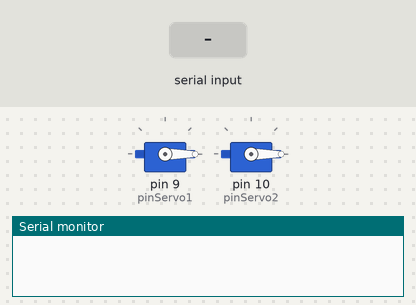
Simulated run of this sketch. Board: Arduino Uno, built with avr-gcc and run on an emulated ATmega328P. Shown: 2 × servo, the last lines printed to the serial monitor. The test bench sets the inputs (shaded band).

Above: at 1.2 s.
1.3 s: "Abierto\n" received over Serial
At 2.3 s:
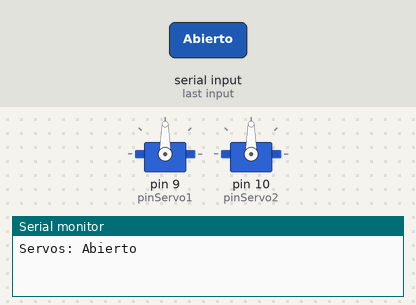
2.8 s: "Cerrado\n" received over Serial
At 3.5 s:
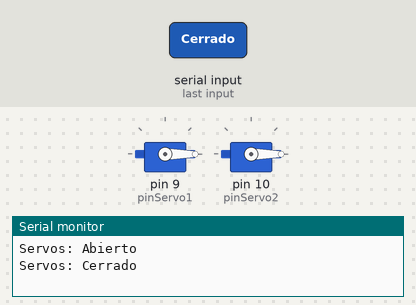
Timing chart, 0 to 5.8 s (numbered marks = the images above; inputs shaded):
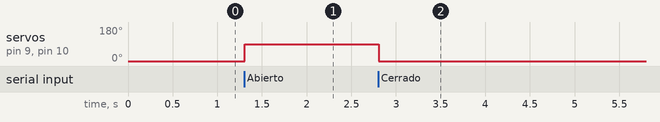

The sketch:

com_proyectos_3.ino
```cpp
#include <Servo.h>

// Declaración de los objetos Servo
Servo servo1;
Servo servo2;

// Pines donde están conectados los servos
const int pinServo1 = 9;
const int pinServo2 = 10;

void setup() {
  // Inicia los servos en los pines correspondientes
  servo1.attach(pinServo1);
  servo2.attach(pinServo2);

  // Inicia la comunicación serie
  Serial.begin(9600);

  // Inicializa los servos en la posición "Cerrado"
  servo1.write(0);    // Posición "Cerrado" de servo1
  servo2.write(0);    // Posición "Cerrado" de servo2
}

void loop() {
  // Verifica si hay datos disponibles en el puerto serie
  if (Serial.available() > 0) {
    String command = Serial.readStringUntil('\n');
    command.trim(); // Elimina espacios o caracteres invisibles

    // Verifica el comando recibido
    if (command == "Abierto") {
      // Si el comando es "Abierto", mueve los servos a una posición abierta
      servo1.write(90);  // Posición "Abierto" de servo1
      servo2.write(90);  // Posición "Abierto" de servo2
      Serial.println("Servos: Abierto");
    }
    else if (command == "Cerrado") {
      // Si el comando es "Cerrado", mueve los servos a la posición cerrada
      servo1.write(0);   // Posición "Cerrado" de servo1
      servo2.write(0);   // Posición "Cerrado" de servo2
      Serial.println("Servos: Cerrado");
    }
    else {
      // Si el comando no es reconocido
      Serial.println("Comando no reconocido. Usa 'Abierto' o 'Cerrado'.");
    }

    // Pequeño retraso para permitir que el buffer se vacíe
    delay(50);
  }
}
```

Measured:
- after the input at 1.3 s, servo on pin 9 (pinServo1), servo on pin 10 (pinServo2): 0° → 90° at once
- after the input at 2.8 s, servo on pin 9 (pinServo1), servo on pin 10 (pinServo2): 90° → 0° at once
